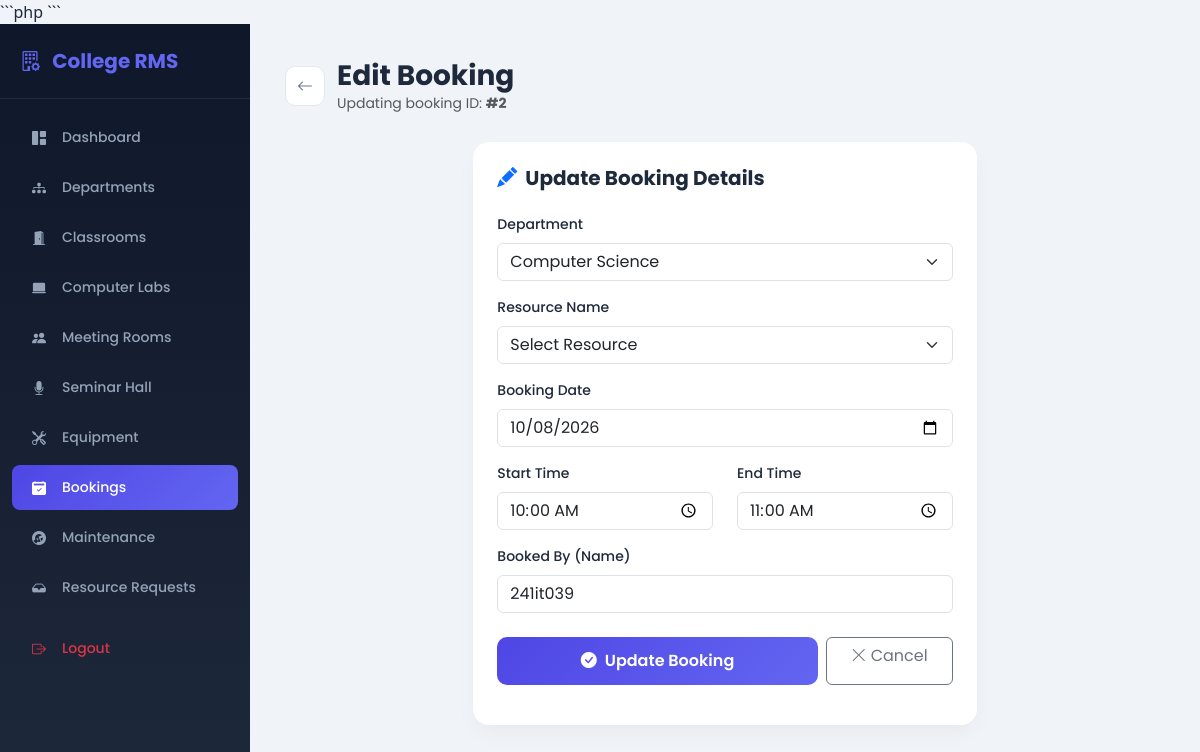
The app's page /edit_booking.php?id=2 (signed in) with its own data.
### tables this page shows
CREATE TABLE `bookings` (
  `id` int(11) NOT NULL,
  `department` varchar(20) NOT NULL,
  `resource_name` varchar(150) NOT NULL,
  `booking_date` date NOT NULL,
  `status` varchar(20) DEFAULT 'Pending',
  `booked_by` varchar(100) NOT NULL,
  `start_time` time NOT NULL,
  `end_time` time NOT NULL
);

### edit_booking.php (the view, shortened to what this page needs)
<?php
include 'db.php';
$id = intval($_GET['id']);
$record = $conn->query("SELECT * FROM bookings WHERE id = $id")->fetch_assoc();
?>
<!DOCTYPE html>
<html lang="en">
<head>
    <link rel="stylesheet" href="https://cdn.jsdelivr.net/npm/bootstrap@5.3.0/dist/css/bootstrap.min.css">
    <link rel="stylesheet" href="https://cdn.jsdelivr.net/npm/bootstrap-icons@1.10.5/font/bootstrap-icons.css">
    <link rel="stylesheet" href="mobile_view.css">
</head>
<body>
<div class="d-flex">
    <div class="sidebar">
        <div class="brand"><i class="bi bi-building-gear me-2"></i> College RMS</div>
        <div class="mt-3">
            <a href="dashboard.php"><i class="bi bi-grid-1x2-fill me-3"></i> Dashboard</a>
            <a href="departments.php"><i class="bi bi-diagram-3-fill me-3"></i> Departments</a>
            <a href="resources.php?type=Classroom"><i class="bi bi-door-open-fill me-3"></i> Classrooms</a>
            <a href="resources.php?type=Computer Lab"><i class="bi bi-laptop-fill me-3"></i> Computer Labs</a>
            <a href="resources.php?type=Meeting Room"><i class="bi bi-people-fill me-3"></i> Meeting Rooms</a>
            <a href="resources.php?type=Seminar Hall"><i class="bi bi-mic-fill me-3"></i> Seminar Hall</a>
            <a href="resources.php?type=Equipment"><i class="bi bi-tools me-3"></i> Equipment</a>
            <a href="bookings.php" class="active"><i class="bi bi-calendar2-check-fill me-3"></i> Bookings</a>
            <a href="maintenance.php"><i class="bi bi-wrench-adjustable-circle-fill me-3"></i> Maintenance</a>
            <a href="resource_requests.php"><i class="bi bi-inbox-fill me-3"></i> Resource Requests</a>
            <a href="logout.php" class="text-danger mt-3"><i class="bi bi-box-arrow-right me-3"></i> Logout</a>
        </div>
    </div>
    <div class="main-content flex-grow-1">
        <div class="page-header">
            <a href="bookings.php" class="back-btn"><i class="bi bi-arrow-left"></i></a>
            <div>
                <h3 class="fw-bold mb-0">Edit Booking</h3>
                <small class="text-muted">Updating booking ID: <strong>#<?php echo htmlspecialchars($record['id']); ?></strong></small>
            </div>
        </div>
        <div class="row justify-content-center">
            <div class="col-md-7">
                <div class="card-box p-4">
                    <h5 class="fw-bold mb-4"><i class="bi bi-pencil-fill me-2 text-primary"></i>Update Booking Details</h5>
                    <form method="POST">
                        <div class="mb-3">
                            <label class="form-label small fw-medium">Department</label>
                            <select name="department" class="form-select" required>
                                <?php
                                $departments = [
                                    'placement',
                                    'management',
                                    'Commerce',
                                    'Computer Science',
                                    'Physics',
                                    'Mathematics',
                                    'English',
                                    'Tamil'
                                ];
                                foreach ($departments as $dName) {
                                    $selected = ($dName == $record['department']) ? 'selected' : '';
                                    echo '<option value="' . htmlspecialchars($dName) . '" ' . $selected . '>' . htmlspecialchars($dName) . '</option>';
                                }
                                ?>
                            </select>
                        </div>
                        <div class="mb-3">
                            <label class="form-label small fw-medium">Resource Name</label>
                            <select name="resource_name" class="form-select" required>
                                <option value="">Select Resource</option>
                            </select>
                        </div>
                        <div class="mb-3">
                            <label class="form-label small fw-medium">Booking Date</label>
                            <input type="date" name="booking_date" class="form-control" value="<?php echo htmlspecialchars($record['booking_date']); ?>" required>
                        </div>
                        <div class="row mb-3">
                            <div class="col-6">
                                <label class="form-label small fw-medium">Start Time</label>
                                <input type="time" name="start_time" class="form-control" value="<?php echo htmlspecialchars($record['start_time']); ?>" required>
                            </div>
                            <div class="col-6">
                                <label class="form-label small fw-medium">End Time</label>
                                <input type="time" name="end_time" class="form-control" value="<?php echo htmlspecialchars($record['end_time']); ?>" required>
                            </div>
                        </div>
                        <div class="mb-4">
                            <label class="form-label small fw-medium">Booked By (Name)</label>
                            <input type="text" name="booked_by" class="form-control" value="<?php echo htmlspecialchars($record['booked_by']); ?>" placeholder="Enter your name" required>
                        </div>
                        <div class="d-flex gap-2">
                            <button type="submit" name="update_booking" class="btn btn-save flex-grow-1">
                                <i class="bi bi-check-circle-fill me-2"></i>Update Booking
                            </button>
                            <a href="bookings.php" class="btn btn-outline-secondary px-4">
                                <i class="bi bi-x-lg me-1"></i>Cancel
                            </a>
                        </div>
                    </form>
                </div>
            </div>
        </div>
    </div>
</div>
</body>
</html>

### edit_booking.php (style rules this page uses)
* { font-family: 'Poppins', sans-serif; }
body { background-color: #f0f3f8; color: #1e293b; }
.sidebar { min-height: 100vh; background: linear-gradient(180deg, #0f172a 0%, #1e293b 100%); color: #fff; width: 250px; position: fixed; }
.sidebar .brand { font-size: 20px; font-weight: 700; padding: 22px 20px; color: #6366f1; border-bottom: 1px solid rgba(255,255,255,0.08); }
.sidebar a { color: #94a3b8; text-decoration: none; padding: 12px 20px; display: flex; align-items: center; font-size: 14px; font-weight: 500; border-radius: 8px; margin: 5px 12px; transition: all 0.3s; }
.sidebar a.active { background: linear-gradient(135deg, #4f46e5 0%, #6366f1 100%); color: #fff; }
.main-content { margin-left: 250px; padding: 35px; }
.card-box { border: none; border-radius: 16px; background: #fff; box-shadow: 0 10px 25px -5px rgba(0,0,0,0.05); }
.btn-save { background: linear-gradient(135deg, #4f46e5 0%, #6366f1 100%); color: white; border: none; border-radius: 10px; padding: 12px 28px; font-weight: 600; transition: all 0.3s; }
.page-header { display: flex; align-items: center; gap: 12px; margin-bottom: 28px; }
.back-btn { width: 40px; height: 40px; border-radius: 10px; background: #fff; border: 1px solid #e2e8f0; display: flex; align-items: center; justify-content: center; color: #64748b; text-decoration: none; transition: all 0.2s; flex-shrink: 0; }

### records on screen
bookings: id "2", booking_date "10/08/2026", start_time "10:00:00", end_time "11:00:00", booked_by "241it039"

### other values on screen
form field department "Computer Science"
